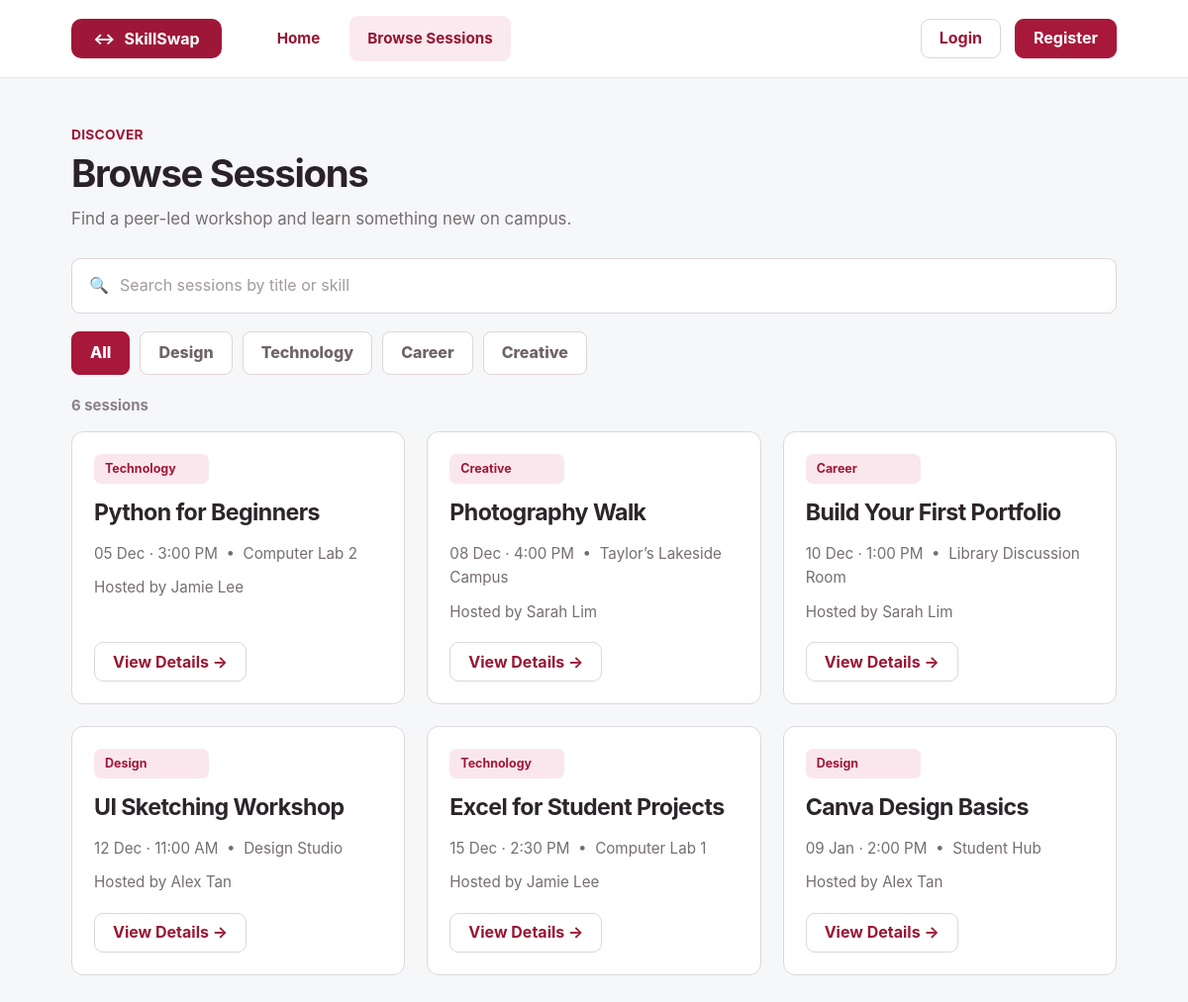
Screenshot of /browse_sessions.php with the database file from the repository.
### tables this page shows
CREATE TABLE `skill_sessions` (
  `session_id` int NOT NULL,
  `creator_id` int NOT NULL,
  `title` varchar(150) NOT NULL,
  `category` varchar(50) NOT NULL,
  `description` text NOT NULL,
  `session_date` date NOT NULL,
  `session_time` time NOT NULL,
  `location` varchar(150) NOT NULL,
  `capacity` int NOT NULL
);

CREATE TABLE `users` (
  `user_id` int NOT NULL,
  `name` varchar(100) NOT NULL,
  `email` varchar(150) NOT NULL,
  `password` varchar(255) NOT NULL,
  `role` varchar(20) NOT NULL DEFAULT 'student'
);

### browse_sessions.php (the view, shortened to what this page needs)
<?php
require_once "pdo.php";
$search = trim($_GET["search"] ?? "");
$category = trim($_GET["category"] ?? "");
$sql = "SELECT
            skill_sessions.session_id,
            skill_sessions.title,
            skill_sessions.category,
            skill_sessions.description,
            skill_sessions.session_date,
            skill_sessions.session_time,
            skill_sessions.location,
            skill_sessions.capacity,
            users.name AS creator_name,
            COUNT(registrations.registration_id) AS joined_count
        FROM skill_sessions
        JOIN users
            ON skill_sessions.creator_id = users.user_id
        LEFT JOIN registrations
            ON skill_sessions.session_id = registrations.session_id
        WHERE 1 = 1";
$params = [];
function sessionDetailsUrl($sessionId, $search, $category)
{
    $query = [
        "id" => (int)$sessionId
    ];
    return "session_details.php?" . http_build_query($query);
}
$sql .= " GROUP BY
            skill_sessions.session_id,
            skill_sessions.title,
            skill_sessions.category,
            skill_sessions.description,
            skill_sessions.session_date,
            skill_sessions.session_time,
            skill_sessions.location,
            skill_sessions.capacity,
            users.name
          ORDER BY skill_sessions.session_date ASC, skill_sessions.session_time ASC";
$stmt = $pdo->prepare($sql);
$stmt->execute($params);
$sessions = $stmt->fetchAll(PDO::FETCH_ASSOC);
function browseFilterUrl($selectedCategory, $search)
{
    $query = [];
    if ($selectedCategory != "") {
        $query["category"] = $selectedCategory;
    }
    if (count($query) == 0) {
        return "browse_sessions.php";
    }
    return "browse_sessions.php?" . http_build_query($query);
}
?>
<!DOCTYPE html>
<html lang="en">
<head>
    <link rel="stylesheet" href="style.css">
</head>
<body class="browse-page">
    <header class="site-header">
        <div class="site-header-inner">
            <a class="brand-mark" href="index.php">
                <span class="brand-icon">&harr;</span>
                <span>SkillSwap</span>
            </a>
            <nav class="main-nav">
                <a class="nav-link" href="index.php">Home</a>
                <a class="nav-link active" href="browse_sessions.php">Browse Sessions</a>
            </nav>
            <div class="nav-account">
                <?php if (isset($_SESSION["user_id"])): ?>
                    <a class="user-link" href="profile.php">
                        Hi, <?php echo htmlentities($_SESSION["name"]); ?>
                    </a>
                    <a class="btn btn-outline btn-small" href="logout.php">Logout</a>
                <?php else: ?>
                    <a class="btn btn-outline btn-small" href="login.php">Login</a>
                    <a class="btn btn-primary btn-small" href="register.php">Register</a>
                <?php endif; ?>
            </div>
        </div>
    </header>
    <main class="browse-main">
        <div class="page-heading">
            <p class="eyebrow">DISCOVER</p>
            <h1>Browse Sessions</h1>
            <p>Find a peer-led workshop and learn something new on campus.</p>
        </div>
        <form class="browse-search-form" method="GET" action="browse_sessions.php">
            <div class="search-box">
                <span class="search-icon">&#128269;</span>
                <input
                    type="text"
                    id="search"
                    name="search"
                    placeholder="Search sessions by title or skill"
                    value="<?php echo htmlentities($search); ?>"
                >
            </div>
        </form>
        <div class="filter-row">
            <a
                class="filter-chip <?php echo ($category == "") ? "active" : ""; ?>"
                href="<?php echo htmlentities(browseFilterUrl("", $search)); ?>"
            >All</a>
            <a
                class="filter-chip <?php echo ($category == "Design") ? "active" : ""; ?>"
                href="<?php echo htmlentities(browseFilterUrl("Design", $search)); ?>"
            >Design</a>
            <a
                class="filter-chip <?php echo ($category == "Technology") ? "active" : ""; ?>"
                href="<?php echo htmlentities(browseFilterUrl("Technology", $search)); ?>"
            >Technology</a>
            <a
                class="filter-chip <?php echo ($category == "Career") ? "active" : ""; ?>"
                href="<?php echo htmlentities(browseFilterUrl("Career", $search)); ?>"
            >Career</a>
            <a
                class="filter-chip <?php echo ($category == "Creative") ? "active" : ""; ?>"
                href="<?php echo htmlentities(browseFilterUrl("Creative", $search)); ?>"
            >Creative</a>
        </div>
        <p class="results-count">
            <?php echo count($sessions); ?> session<?php echo count($sessions) == 1 ? "" : "s"; ?>
        </p>
        <?php if (count($sessions) == 0): ?>
            <div class="empty-card">
                <p>No skill sessions found.</p>
                <a class="btn btn-outline btn-small" href="browse_sessions.php">Clear filters</a>
            </div>
        <?php else: ?>
            <div class="browse-session-grid">
                <?php foreach ($sessions as $session): ?>
                    <article class="browse-session-card">
                        <span class="category-badge">
                            <?php echo htmlentities($session["category"]); ?>
                        </span>
                        <h2><?php echo htmlentities($session["title"]); ?></h2>
                        <p class="session-meta">
                            <?php echo date("d M", strtotime($session["session_date"])); ?>
                            ·
                            <?php echo date("g:i A", strtotime($session["session_time"])); ?>
                            &nbsp;&bull;&nbsp;
                            <?php echo htmlentities($session["location"]); ?>
                        </p>
                        <p class="session-host">
                            Hosted by <?php echo htmlentities($session["creator_name"]); ?>
                        </p>
                        <a
                            class="btn btn-outline btn-small"
                            href="<?php echo htmlentities(sessionDetailsUrl($session["session_id"], $search, $category)); ?>"
                        >View Details &rarr;</a>
                    </article>
                <?php endforeach; ?>
            </div>
        <?php endif; ?>
    </main>
</body>
</html>

### rows the page displays
skill_sessions: category "Technology", title "Python for Beginners", session_date "05 Dec", session_time "3:00 PM", location "Computer Lab 2", creator.name "Jamie Lee"
skill_sessions: category "Creative", title "Photography Walk", session_date "08 Dec", session_time "4:00 PM", location "Taylor’s Lakeside Campus", creator.name "Sarah Lim"
skill_sessions: category "Career", title "Build Your First Portfolio", session_date "10 Dec", session_time "1:00 PM", location "Library Discussion Room", creator.name "Sarah Lim"
skill_sessions: category "Design", title "UI Sketching Workshop", session_date "12 Dec", session_time "11:00 AM", location "Design Studio", creator.name "Alex Tan"
skill_sessions: category "Technology", title "Excel for Student Projects", session_date "15 Dec", session_time "2:30 PM", location "Computer Lab 1", creator.name "Jamie Lee"
skill_sessions: category "Design", title "Canva Design Basics", session_date "09 Jan", session_time "2:00 PM", location "Student Hub", creator.name "Alex Tan"

### other values shown
count($sessions) "6"
